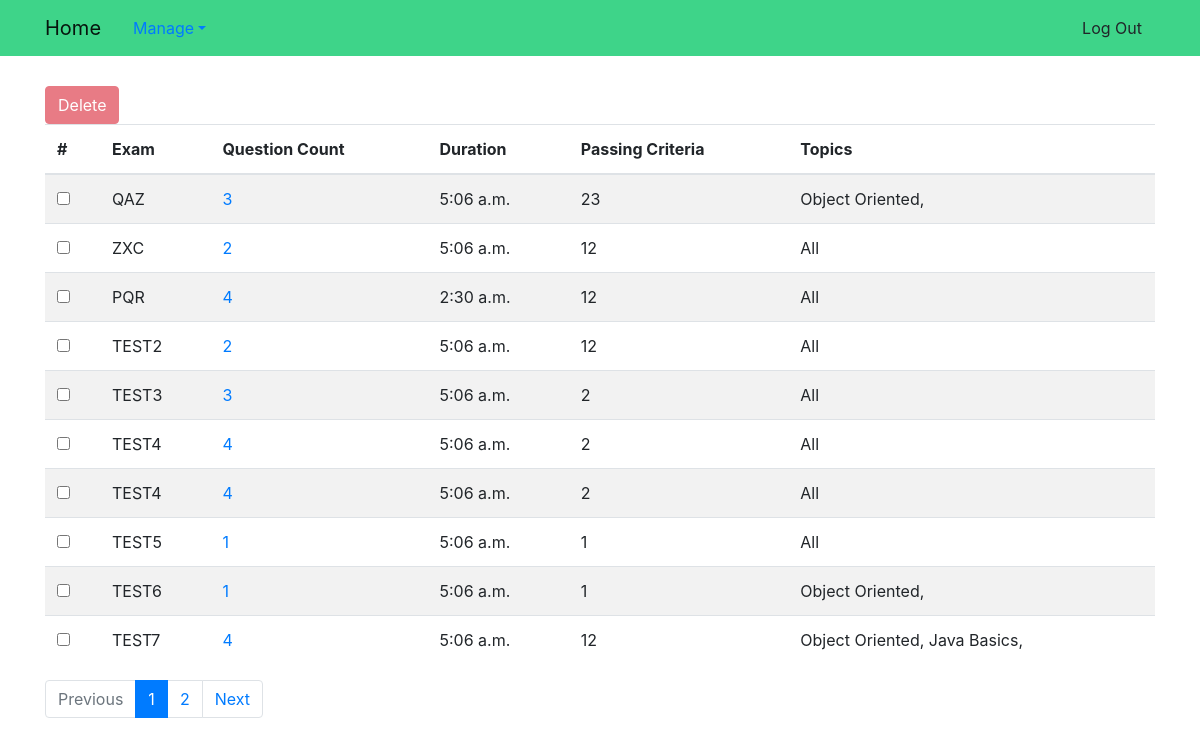
The app's page /exams/ (signed in) with its own data.
### exam_app/models.py (models this page shows, shortened)
class Exam(models.Model):
    name = models.TextField()
    question_count = models.PositiveSmallIntegerField()
    questions = models.ManyToManyField(Question)
    time = models.TimeField()
    passing_percentage = models.PositiveSmallIntegerField(
        validators=[MaxValueValidator(100), MinValueValidator(1)])

class Topic(models.Model):
    name = models.CharField(max_length=1024, unique=True)
    def __str__(self):
        return self.name

### exam_app/views.py (the view)
# urls.py: url('^exams/$', views.ListExamView.as_view(), name='exams'),
class ListExamView(SuperUserRequiredMixin, ListView):
    model = models.Exam
    paginate_by = 10
    def get_queryset(self):
        return models.Exam.objects.all().order_by('pk')

### exam_app/views.py (called while the page is built)
    def test_func(self):
        return self.request.user.is_superuser

### exam_app/templates/exam_app/exam_list.html (shortened to what this page needs)
{% extends "base.html" %}
{% block body_block %}
<div class="toolbar">
    <form id="form-btn" name="form-btn" action="/exam/delete/" method="POST">
        <button id="remove" class="btn btn-danger" disabled onclick="remove()">Delete</button>
    </form>
</div>
<table id="table" class="table table-striped">
    <thead>
        <tr>
            <th scope="col" data-checkbox="true">#</th>
            <th scope="col">Exam</th>
            <th scope="col">Question Count</th>
            <th scope="col">Duration</th>
            <th scope="col">Passing Criteria</th>
            <th scope="col">Topics</th>
        </tr>
    </thead>
    <tbody>
        {% for exam in exam_list %}
        <tr>
            <th scope="row">
                <input type="checkbox" class="largerCheckbox" id="{{ exam.pk}}" onchange="setSelection(this)">
            </th>
            <td>{{ exam.name}}</td>
            <td><a href="/questions/?exam_id={{exam.pk}}">{{ exam.question_count}}</a></td>
            <td>{{ exam.time}}</td>
            <td>{{ exam.passing_percentage}}</td>
            <td>
                {% regroup exam.questions.all by topic as topic_list %}
                {% for topic in topic_list %}
                {{topic.grouper}},
                {% empty %}
                All
                {% endfor %}
            </td>
        </tr>
        {% empty %}
        <tr>
            <td colspan="5">Exam List is Empty</td>
        </tr>
        {% endfor %}
    </tbody>
</table>
<nav aria-label="PageNavigation" class="page-nav">
    <ul class="pagination">
        {% if page_obj.has_previous %}
        <li class="page-item ">
            <a class="page-link" href="?page={{ page_obj.previous_page_number }}" tabindex="-1">Previous</a>
        </li>
        {% else %}
        <li class="page-item disabled">
            <a class="page-link" href="#" tabindex="-1">Previous</a>
        </li>
        {% endif %}
        {% for num in page_obj.paginator.page_range %}
        {% if page_obj.number == num %}
        <li class="page-item active"><a class="page-link" href="?page={{ num }}">{{num}}</a>
        </li>
        {% elif num > page_obj.number|add:'-3' and num < page_obj.number|add:'3' %}
        <li class="page-item"><a class="page-link" href="?page={{ num }}">{{num}}</a></li>
        {% endif %}
        {% endfor %}
        {% if page_obj.has_next %}
        <li class="page-item">
            <a class="page-link" href="?page={{ page_obj.next_page_number }}">Next</a>
        </li>
        {% else %}
        <li class="page-item disabled">
            <a class="page-link" href="#">Next</a>
        </li>
        {% endif %}
    </ul>
</nav>
{% endblock %}

### records on screen
Exam: name "QAZ", question_count "3", time "5:06 a.m.", passing_percentage "23"
Topic: grouper "Object Oriented"
Exam: name "ZXC", question_count "2", time "5:06 a.m.", passing_percentage "12"
Exam: name "PQR", question_count "4", time "2:30 a.m.", passing_percentage "12"
Exam: name "TEST2", question_count "2", time "5:06 a.m.", passing_percentage "12"
Exam: name "TEST3", question_count "3", time "5:06 a.m.", passing_percentage "2"
Exam: name "TEST4", question_count "4", time "5:06 a.m.", passing_percentage "2"
Exam: name "TEST4", question_count "4", time "5:06 a.m.", passing_percentage "2"
Exam: name "TEST5", question_count "1", time "5:06 a.m.", passing_percentage "1"
Exam: name "TEST6", question_count "1", time "5:06 a.m.", passing_percentage "1"
Exam: name "TEST7", question_count "4", time "5:06 a.m.", passing_percentage "12"
Topic: grouper "Java Basics"

### other values on screen
{{ num }} "1"
{{ num }} "2"
